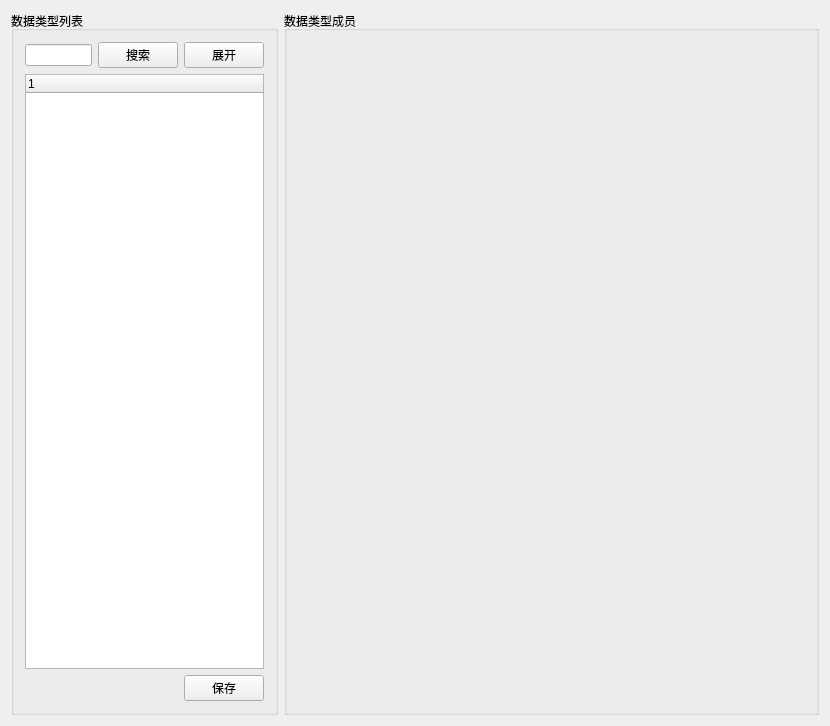
<?xml version="1.0" encoding="UTF-8"?>
<ui version="4.0">
 <class>ParseHeaderClass</class>
 <widget class="QWidget" name="ParseHeaderClass">
  <property name="geometry">
   <rect>
    <x>0</x>
    <y>0</y>
    <width>830</width>
    <height>726</height>
   </rect>
  </property>
  <property name="minimumSize">
   <size>
    <width>0</width>
    <height>0</height>
   </size>
  </property>
  <property name="windowTitle">
   <string>ParseHeaderWidget</string>
  </property>
  <layout class="QGridLayout" name="gridLayout" columnstretch="1,2">
   <item row="0" column="0">
    <widget class="QGroupBox" name="groupBox_List">
     <property name="title">
      <string>数据类型列表</string>
     </property>
     <layout class="QGridLayout" name="gridLayout_2">
      <item row="0" column="0">
       <layout class="QHBoxLayout" name="horizontalLayout">
        <item>
         <widget class="QLineEdit" name="lineEdit"/>
        </item>
        <item>
         <widget class="QPushButton" name="pushButton_Select">
          <property name="text">
           <string>搜索</string>
          </property>
         </widget>
        </item>
        <item>
         <widget class="QPushButton" name="pushButton_Expand">
          <property name="text">
           <string>展开</string>
          </property>
         </widget>
        </item>
       </layout>
      </item>
      <item row="1" column="0">
       <widget class="QTreeWidget" name="treeWidget">
        <column>
         <property name="text">
          <string notr="true">1</string>
         </property>
        </column>
       </widget>
      </item>
      <item row="2" column="0">
       <layout class="QHBoxLayout" name="horizontalLayout_2">
        <item>
         <spacer name="horizontalSpacer">
          <property name="orientation">
           <enum>Qt::Horizontal</enum>
          </property>
          <property name="sizeHint" stdset="0">
           <size>
            <width>40</width>
            <height>20</height>
           </size>
          </property>
         </spacer>
        </item>
        <item>
         <widget class="QPushButton" name="pushButton_Save">
          <property name="text">
           <string>保存</string>
          </property>
         </widget>
        </item>
       </layout>
      </item>
     </layout>
    </widget>
   </item>
   <item row="0" column="1">
    <widget class="QGroupBox" name="groupBox_Member">
     <property name="title">
      <string>数据类型成员</string>
     </property>
    </widget>
   </item>
  </layout>
 </widget>
 <layoutdefault spacing="6" margin="11"/>
 <resources/>
 <connections/>
</ui>
